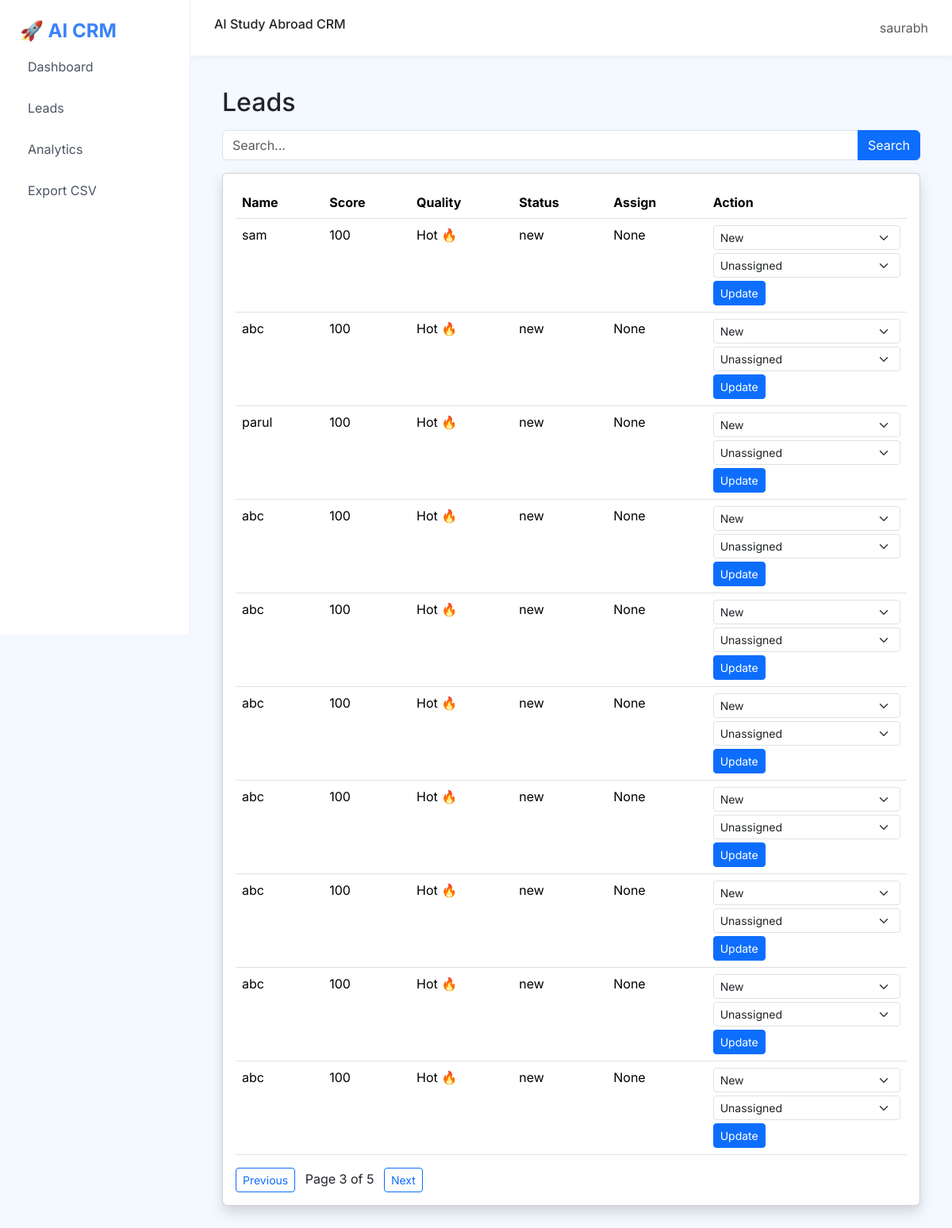
Screenshot of /leads/?page=3 (signed in) with the database file from the repository.
### leads/models.py (models this page shows, shortened)
class Lead(models.Model):
    QUALIFICATION_CHOICES = [
        ('12th', '12th'),
        ('Graduation', 'Graduation'),
    ]
    CRM_STATUS_CHOICES = [
        ('new', 'New'),
        ('contacted', 'Contacted'),
        ('followup', 'Follow-up'),
        ('converted', 'Converted'),
        ('lost', 'Lost'),
    ]
    name = models.CharField(max_length=100)
    email = models.EmailField()
    phone = models.CharField(max_length=15)
    country_interest = models.CharField(max_length=50, blank=True)
    course_interest = models.CharField(max_length=100, blank=True)
    ielts_score = models.FloatField(null=True, blank=True)
    budget = models.IntegerField(null=True, blank=True)
    qualification = models.CharField(
        max_length=20,
        choices=QUALIFICATION_CHOICES,
        default='12th'
    )
    backlogs = models.BooleanField(default=False)
    intake = models.CharField(max_length=20)
    assigned_to = models.ForeignKey(
    User,
    on_delete=models.SET_NULL,
    null=True,
    blank=True
)
    lead_score = models.IntegerField(default=0)
    recommended_country = models.CharField(max_length=50, blank=True)
    lead_quality = models.CharField(max_length=20, blank=True)
    crm_status = models.CharField(
        max_length=20,
        choices=CRM_STATUS_CHOICES,
        default='new'
    )
    created_at = models.DateTimeField(auto_now_add=True)

### leads/views.py (the view)
# urls.py: path("leads/", views.lead_list, name="lead_list"),
@login_required
def lead_list(request):
    query = request.GET.get("q")
    status_filter = request.GET.get("status")
    leads = Lead.objects.all().order_by("-created_at")
    if query:
        leads = leads.filter(
            Q(name__icontains=query) |
            Q(phone__icontains=query) |
            Q(email__icontains=query)
        )
    if status_filter:
        leads = leads.filter(crm_status=status_filter)
    paginator = Paginator(leads, 10)
    page_number = request.GET.get("page")
    leads = paginator.get_page(page_number)
    return render(request, "leads/lead_list.html", {
        "leads": leads
    })

### leads/templates/leads/lead_list.html (shortened to what this page needs)
{% extends 'leads/base.html' %}
{% block content %}
<h2 class="mb-3">Leads</h2>
<form method="get" class="mb-3">
<div class="input-group">
<input type="text" name="q" placeholder="Search..." class="form-control">
<button class="btn btn-primary">Search</button>
</div>
</form>
<div class="card shadow">
<div class="card-body table-responsive">
<table class="table">
<thead>
<tr>
<th>Name</th>
<th>Score</th>
<th>Quality</th>
<th>Status</th>
<th>Assign</th>
<th>Action</th>
</tr>
</thead>
<tbody>
{% for lead in leads %}
<tr>
<td>{{ lead.name }}</td>
<td>{{ lead.lead_score }}</td>
<td>{{ lead.lead_quality }}</td>
<td>{{ lead.crm_status }}</td>
<td>{{ lead.assigned_to }}</td>
<td>
<form method="post" action="{% url 'update_status' lead.id %}">
<select name="status" class="form-select form-select-sm mb-1">
<option value="new">New</option>
</select>
<select name="assigned_to" class="form-select form-select-sm mb-1">
<option value="">Unassigned</option>
</select>
<button class="btn btn-sm btn-primary">Update</button>
</form>
</td>
</tr>
{% endfor %}
</tbody>
</table>
<div class="mt-3">
{% if leads.has_previous %}
<a href="?page={{ leads.previous_page_number }}" class="btn btn-sm btn-outline-primary">Previous</a>
{% endif %}
<span class="mx-2">Page {{ leads.number }} of {{ leads.paginator.num_pages }}</span>
{% if leads.has_next %}
<a href="?page={{ leads.next_page_number }}" class="btn btn-sm btn-outline-primary">Next</a>
{% endif %}
</div>
</div>
</div>
{% endblock %}

### leads/templates/leads/base.html (shortened to what this page needs)
<!DOCTYPE html>
<html>
<head>
<link href="https://cdn.jsdelivr.net/npm/bootstrap@5.3.2/dist/css/bootstrap.min.css" rel="stylesheet">
</head>
<body>
<div class="sidebar">
    <h4>🚀 AI CRM</h4>
    <a href="{% url 'dashboard' %}">Dashboard</a>
    <a href="{% url 'lead_list' %}">Leads</a>
    <a href="{% url 'analytics' %}">Analytics</a>
    <a href="{% url 'export_csv' %}">Export CSV</a>
</div>
<div class="topbar">
    <h6>AI Study Abroad CRM</h6>
    <div>
        <span class="text-muted">{{ request.user.username }}</span>
    </div>
</div>
<div class="main">
{% block content %}{% endblock %}
</div>
</body>
</html>

### leads/templates/leads/base.html (style rules this page uses)
body { background: #f4f8ff; font-family: 'Inter', sans-serif; }
.sidebar { height: 100vh; width: 240px; position: fixed; background: #ffffff; border-right: 1px solid #e6edff; padding: 25px; }
.sidebar h4 { color: #3b82f6; font-weight: 700; }
.sidebar a { display:block; padding:10px; border-radius:12px; color:#4b5563; text-decoration:none; margin-bottom:8px; transition:0.2s; }
.topbar { height:70px; background:#ffffff; box-shadow:0 2px 10px rgba(0,0,0,0.05); margin-left:240px; padding:0 30px; display:flex; align-items:center; justify-content:space-between; }
.main { margin-left:240px; padding:40px; }

### rows the page displays
Lead: name "sam", lead_score "100", lead_quality "Hot 🔥", crm_status "new", assigned_to "None"
Lead: name "abc", lead_score "100", lead_quality "Hot 🔥", crm_status "new", assigned_to "None"
Lead: name "parul", lead_score "100", lead_quality "Hot 🔥", crm_status "new", assigned_to "None"
Lead: name "abc", lead_score "100", lead_quality "Hot 🔥", crm_status "new", assigned_to "None"
Lead: name "abc", lead_score "100", lead_quality "Hot 🔥", crm_status "new", assigned_to "None"
Lead: name "abc", lead_score "100", lead_quality "Hot 🔥", crm_status "new", assigned_to "None"
Lead: name "abc", lead_score "100", lead_quality "Hot 🔥", crm_status "new", assigned_to "None"
Lead: name "abc", lead_score "100", lead_quality "Hot 🔥", crm_status "new", assigned_to "None"
Lead: name "abc", lead_score "100", lead_quality "Hot 🔥", crm_status "new", assigned_to "None"
Lead: name "abc", lead_score "100", lead_quality "Hot 🔥", crm_status "new", assigned_to "None"

### other values shown
{{ request.user.username }} "saurabh"
{{ leads.number }} "3"
{{ leads.paginator.num_pages }} "5"
